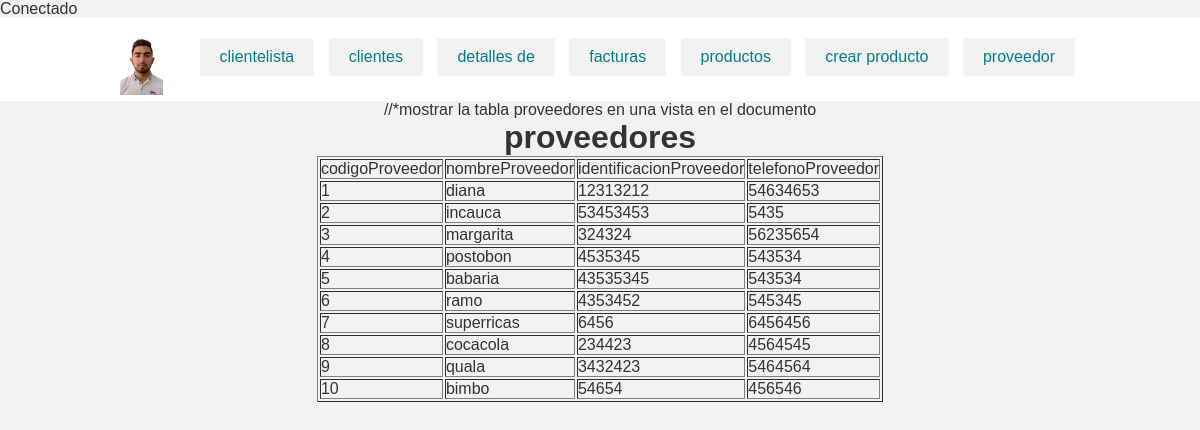
Page /vistas/Administrativo/proveedores.php on the committed database.
### tables this page shows
CREATE TABLE `proveedor` (
  `codigoProveedor` int(10) NOT NULL,
  `nombreProveedor` varchar(20) NOT NULL,
  `identificacionProveedor` int(10) NOT NULL,
  `telefonoProveedor` int(12) NOT NULL
);

### vistas/Administrativo/proveedores.php (the view, shortened to what this page needs)
<?php
include("header.php");
?>
<html>
    <head>
    </head>
    <body>
<center>
//*mostrar la tabla proveedores en una vista en el documento
               <H1>proveedores</H1>
               <table border="1">
                        <tr>
                            <td>codigoProveedor </td>
                            <td>nombreProveedor </td>
                            <td>identificacionProveedor</td>
                            <td>telefonoProveedor</td>
                        </tr>
                        <?php
                            $c= new Conexion();
                            $fun=$c->conectar();
                            $p ="select * from proveedor";
                            $rs = mysqli_query($fun,$p);
                            $arre = mysqli_fetch_row($rs);
                            do{
                        ?>
                        <tr>
                                <td><?php echo $arre[0] ?></td>
                                <td><?php echo $arre[1] ?></td>
                                <td><?php echo $arre[2] ?></td>
                                <td><?php echo $arre[3] ?></td>
                        </tr>
                        <?php
	 					}while($arre = mysqli_fetch_row($rs));
					?>
               </table>
        </center>
        </body>
</html>

### vistas/Administrativo/estilos.css (style rules this page uses)
* { -webkit-box-sizing: border-box; -moz-box-sizing: border-box; box-sizing: border-box; margin:0px; padding:0px; }
body { background:#f2f2f2; color:#333; font-family:Arial, helvetica, sans-serif; }

### rows in the picture
proveedor: codigoProveedor "1", nombreProveedor "diana", identificacionProveedor "12313212", telefonoProveedor "54634653"
proveedor: codigoProveedor "2", nombreProveedor "incauca", identificacionProveedor "53453453", telefonoProveedor "5435"
proveedor: codigoProveedor "3", nombreProveedor "margarita", identificacionProveedor "324324", telefonoProveedor "56235654"
proveedor: codigoProveedor "4", nombreProveedor "postobon", identificacionProveedor "4535345", telefonoProveedor "543534"
proveedor: codigoProveedor "5", nombreProveedor "babaria", identificacionProveedor "43535345", telefonoProveedor "543534"
proveedor: codigoProveedor "6", nombreProveedor "ramo", identificacionProveedor "4353452", telefonoProveedor "545345"
proveedor: codigoProveedor "7", nombreProveedor "superricas", identificacionProveedor "6456", telefonoProveedor "6456456"
proveedor: codigoProveedor "8", nombreProveedor "cocacola", identificacionProveedor "234423", telefonoProveedor "4564545"
proveedor: codigoProveedor "9", nombreProveedor "quala", identificacionProveedor "3432423", telefonoProveedor "5464564"
proveedor: codigoProveedor "10", nombreProveedor "bimbo", identificacionProveedor "54654", telefonoProveedor "456546"
